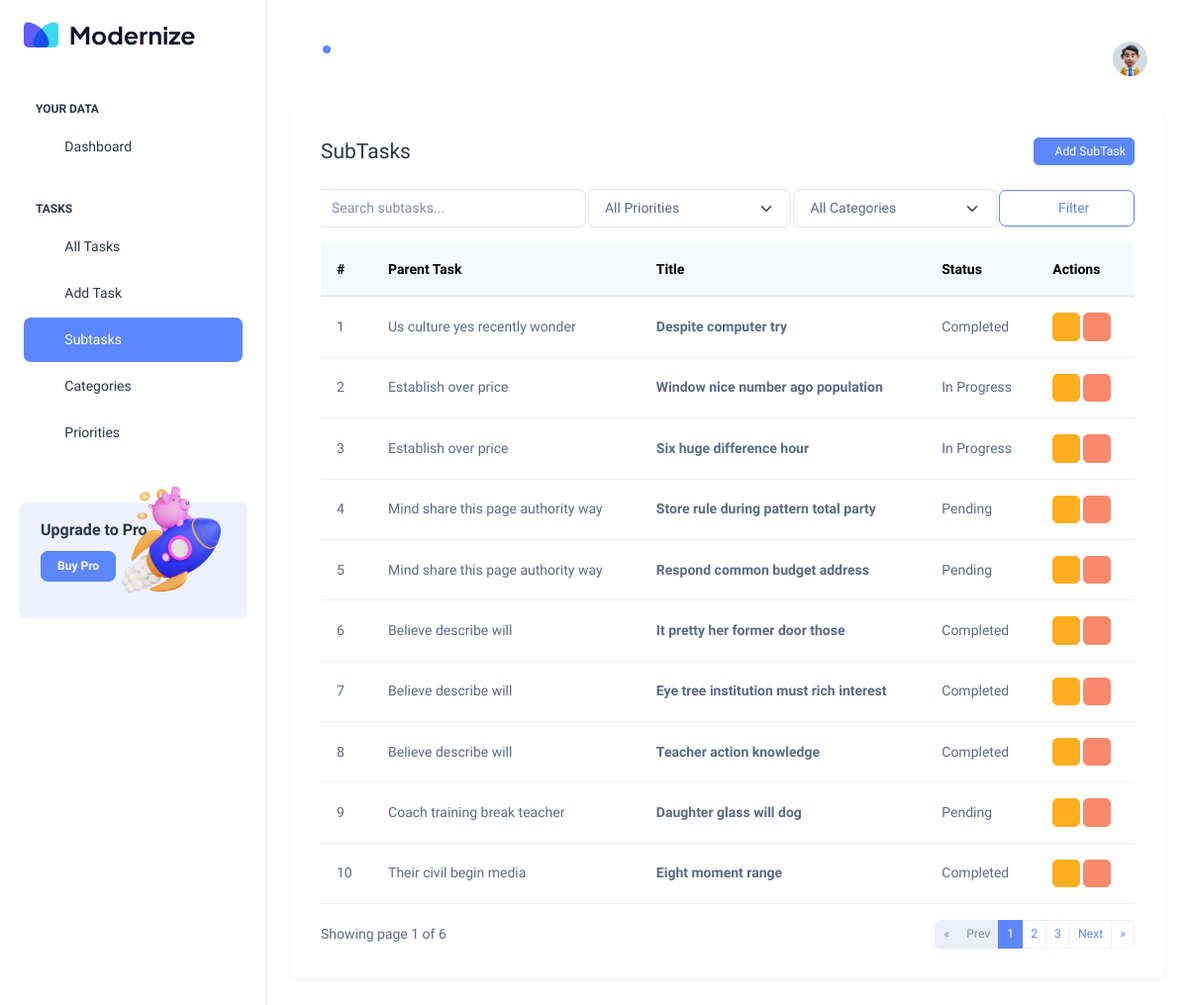
The page /subtasks/ on the database as committed earlier.
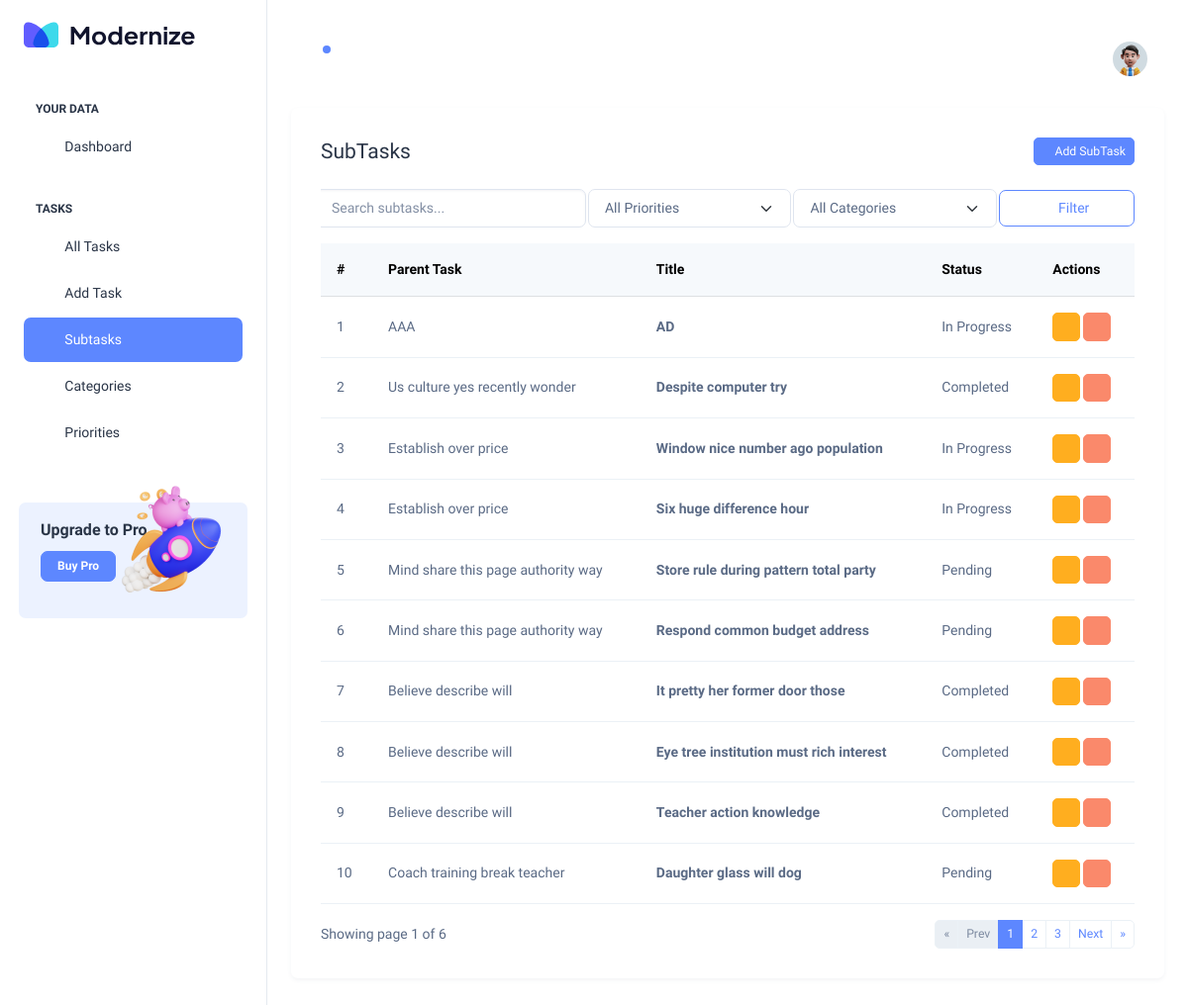
The same page on the database as committed later.
### Hangarin_app/models.py (models this page shows, shortened)
class BaseModel(models.Model):
    created_at = models.DateTimeField(auto_now_add=True)
    updated_at = models.DateTimeField(auto_now=True)
    class Meta:
        abstract = True

class SubTask(BaseModel):
    task = models.ForeignKey(Task, on_delete=models.CASCADE, related_name="subtasks")
    title = models.CharField(max_length=255)
    status = models.CharField(max_length=50, choices=Task.STATUS_CHOICES, default="pending")

class Task(BaseModel):
    STATUS_CHOICES = [
        ("pending", "Pending"),
        ("in_progress", "In Progress"),
        ("completed", "Completed"),
    ]
    title = models.CharField(max_length=255)
    description = models.TextField(blank=True, null=True)
    deadline = models.DateTimeField(null=True, blank=True)
    status = models.CharField(max_length=50, choices=STATUS_CHOICES, default="pending")
    priority = models.ForeignKey(Priority, on_delete=models.CASCADE)
    category = models.ForeignKey(Category, on_delete=models.CASCADE)

### Hangarin_app/views.py (the view)
# urls.py: path('subtasks/', views.SubTaskListView.as_view(), name='subtask-list'),
class SubTaskListView(ListView):
    model = SubTask
    template_name = "subTask_list.html"
    context_object_name = "subtasks"
    paginate_by = 10
    ordering = ["-created_at"]
    def get_queryset(self):
        queryset = super().get_queryset().select_related("task", "task__priority", "task__category")
        query = self.request.GET.get("q")
        category = self.request.GET.get("category")
        priority = self.request.GET.get("priority")
        if query:
            queryset = queryset.filter(
                Q(title__icontains=query) |
                Q(task__title__icontains=query)
            )
        if category and category != "all":
            queryset = queryset.filter(task__category__id=category)
        if priority and priority != "all":
            queryset = queryset.filter(task__priority__id=priority)
        return queryset
    def get_context_data(self, **kwargs):
        context = super().get_context_data(**kwargs)
        context["search_query"] = self.request.GET.get("q", "")
        context["categories"] = Category.objects.all()
        context["priorities"] = Priority.objects.all()
        return context

### templates/subTask_list.html (shortened to what this page needs)
{% extends 'base.html' %}
{% block content %}
<div class="card shadow-sm border-0">
  <div class="card-body">
    <div class="d-flex justify-content-between align-items-center mb-4">
      <h4 class="fw-bold mb-0">SubTasks</h4>
      <a href="{% url 'subtask-add' %}" class="btn btn-primary btn-sm"><i class="ti ti-plus"></i> Add SubTask</a>
    </div>
    <div class="table-responsive">
      <table class="table table-hover align-middle">
        <div class="d-flex justify-content-between align-items-center mb-3">
<form method="get" class="row g-2 align-items-center mb-3" role="search">
  <div class="col-md-4">
    <input type="text" name="q" class="form-control" placeholder="Search subtasks..."
      value="{{ search_query }}">
  </div>
  <div class="col-md-3">
    <select name="priority" class="form-select">
      <option value="all" {% if request.GET.priority == "all" or not request.GET.priority %}selected{% endif %}>
        All Priorities
      </option>
    </select>
  </div>
            <div class="col-md-3">
                <select name="category" class="form-select">
                <option value="all" {% if request.GET.category == "all" or not request.GET.category %}selected{% endif %}>
                    All Categories
                </option>
                </select>
            </div>
            <div class="col-md-2 d-grid">
                <button class="btn btn-outline-primary" type="submit">
                <i class="ti ti-search"></i> Filter
                </button>
            </div>
            </form>
        </div>
        <thead class="table-light">
          <tr><th>#</th><th>Parent Task</th><th>Title</th><th>Status</th><th>Actions</th></tr>
        </thead>
        <tbody>
          {% for subtask in subtasks %}
          <tr>
            <td>{{ forloop.counter }}</td>
            <td>{{ subtask.task.title }}</td>
            <td class="fw-semibold">{{ subtask.title }}</td>
            <td>{{ subtask.get_status_display }}</td>
            <td>
              <a href="{% url 'subtask-edit' subtask.id %}" class="btn btn-sm btn-warning"><i class="ti ti-edit"></i></a>
              <a href="{% url 'subtask-delete' subtask.id %}" class="btn btn-sm btn-danger"><i class="ti ti-trash"></i></a>
            </td>
          </tr>
          {% empty %}
          <tr><td colspan="5" class="text-center text-muted">No subtasks found.</td></tr>
          {% endfor %}
        </tbody>
      </table>
      <div class="d-flex justify-content-between align-items-center mt-3">
  <p class="text-muted mb-0">Showing page {{ page_obj.number }} of {{ page_obj.paginator.num_pages }}</p>
  <nav>
    <ul class="pagination pagination-sm mb-0">
      {% if page_obj.has_previous %}
        <li class="page-item"><a class="page-link" href="?page=1">&laquo;</a></li>
        <li class="page-item"><a class="page-link" href="?page={{ page_obj.previous_page_number }}">Prev</a></li>
      {% else %}
        <li class="page-item disabled"><span class="page-link">&laquo;</span></li>
        <li class="page-item disabled"><span class="page-link">Prev</span></li>
      {% endif %}
      {% for num in page_obj.paginator.page_range %}
        {% if page_obj.number == num %}
          <li class="page-item active"><span class="page-link">{{ num }}</span></li>
        {% elif num > page_obj.number|add:'-3' and num < page_obj.number|add:'3' %}
          <li class="page-item"><a class="page-link" href="?page={{ num }}">{{ num }}</a></li>
        {% endif %}
      {% endfor %}
      {% if page_obj.has_next %}
        <li class="page-item"><a class="page-link" href="?page={{ page_obj.next_page_number }}">Next</a></li>
        <li class="page-item"><a class="page-link" href="?page={{ page_obj.paginator.num_pages }}">&raquo;</a></li>
      {% else %}
        <li class="page-item disabled"><span class="page-link">Next</span></li>
        <li class="page-item disabled"><span class="page-link">&raquo;</span></li>
      {% endif %}
    </ul>
  </nav>
</div>
    </div>
  </div>
</div>
{% endblock %}

Rows that differ between the two databases and show on the page:
no longer on this page (row unchanged): SubTask: task "Their civil begin media", title "Eight moment range", status "Completed"
added SubTask: task "AAA", title "AD", status "In Progress"
